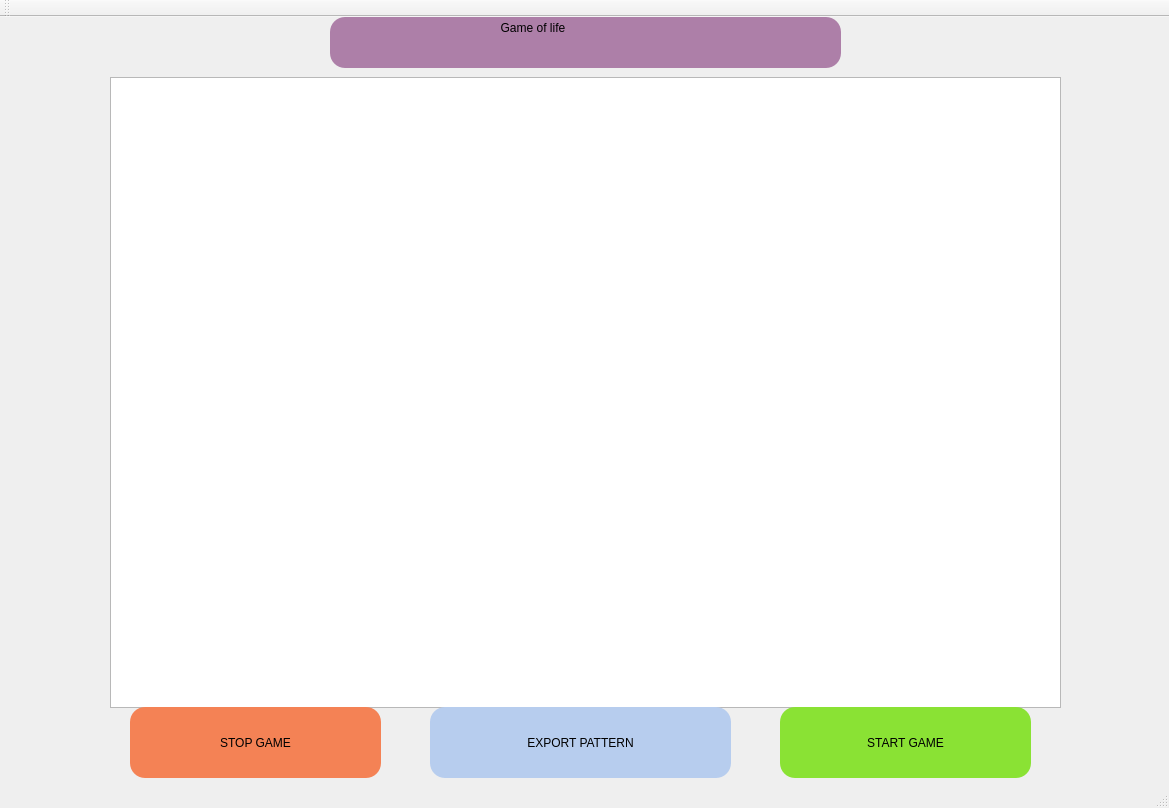
<?xml version="1.0" encoding="UTF-8"?>
<ui version="4.0">
 <class>MainWindow</class>
 <widget class="QMainWindow" name="MainWindow">
  <property name="geometry">
   <rect>
    <x>0</x>
    <y>0</y>
    <width>1169</width>
    <height>808</height>
   </rect>
  </property>
  <property name="windowTitle">
   <string>MainWindow</string>
  </property>
  <widget class="QWidget" name="centralWidget">
   <widget class="QTableWidget" name="table">
    <property name="geometry">
     <rect>
      <x>110</x>
      <y>60</y>
      <width>951</width>
      <height>631</height>
     </rect>
    </property>
    <property name="styleSheet">
     <string notr="true"/>
    </property>
   </widget>
   <widget class="QPlainTextEdit" name="plainTextEdit">
    <property name="geometry">
     <rect>
      <x>330</x>
      <y>0</y>
      <width>511</width>
      <height>51</height>
     </rect>
    </property>
    <property name="styleSheet">
     <string notr="true">font: 20pt &quot;Ubuntu&quot;;
background-color: rgb(173, 127, 168);
color: rgb(0, 0, 0);
border-radius: 15</string>
    </property>
    <property name="plainText">
     <string>	 	  Game of life</string>
    </property>
    <property name="centerOnScroll">
     <bool>false</bool>
    </property>
   </widget>
   <widget class="QPushButton" name="startGameButton">
    <property name="geometry">
     <rect>
      <x>780</x>
      <y>690</y>
      <width>251</width>
      <height>71</height>
     </rect>
    </property>
    <property name="styleSheet">
     <string notr="true">color: rgb(0, 0, 0);
background-color: rgb(138, 226, 52);
font: 27pt &quot;Ubuntu&quot;;
border-radius: 15
</string>
    </property>
    <property name="text">
     <string>START GAME</string>
    </property>
   </widget>
   <widget class="QPushButton" name="exportPatternButton">
    <property name="geometry">
     <rect>
      <x>430</x>
      <y>690</y>
      <width>301</width>
      <height>71</height>
     </rect>
    </property>
    <property name="styleSheet">
     <string notr="true">color: rgb(0, 0, 0);
background-color: rgb(183, 205, 238);

font: 27pt &quot;Ubuntu&quot;;
border-radius: 15
</string>
    </property>
    <property name="text">
     <string>EXPORT PATTERN</string>
    </property>
   </widget>
   <widget class="QPushButton" name="stopGameButton">
    <property name="geometry">
     <rect>
      <x>130</x>
      <y>690</y>
      <width>251</width>
      <height>71</height>
     </rect>
    </property>
    <property name="styleSheet">
     <string notr="true">color: rgb(0, 0, 0);
background-color: rgb(244, 130, 85);
font: 27pt &quot;Ubuntu&quot;;
border-radius: 15
</string>
    </property>
    <property name="text">
     <string>STOP GAME</string>
    </property>
   </widget>
  </widget>
  <widget class="QMenuBar" name="menuBar">
   <property name="geometry">
    <rect>
     <x>0</x>
     <y>0</y>
     <width>1169</width>
     <height>22</height>
    </rect>
   </property>
  </widget>
  <widget class="QToolBar" name="mainToolBar">
   <attribute name="toolBarArea">
    <enum>TopToolBarArea</enum>
   </attribute>
   <attribute name="toolBarBreak">
    <bool>false</bool>
   </attribute>
  </widget>
  <widget class="QStatusBar" name="statusBar"/>
 </widget>
 <layoutdefault spacing="6" margin="11"/>
 <resources/>
 <connections/>
</ui>
